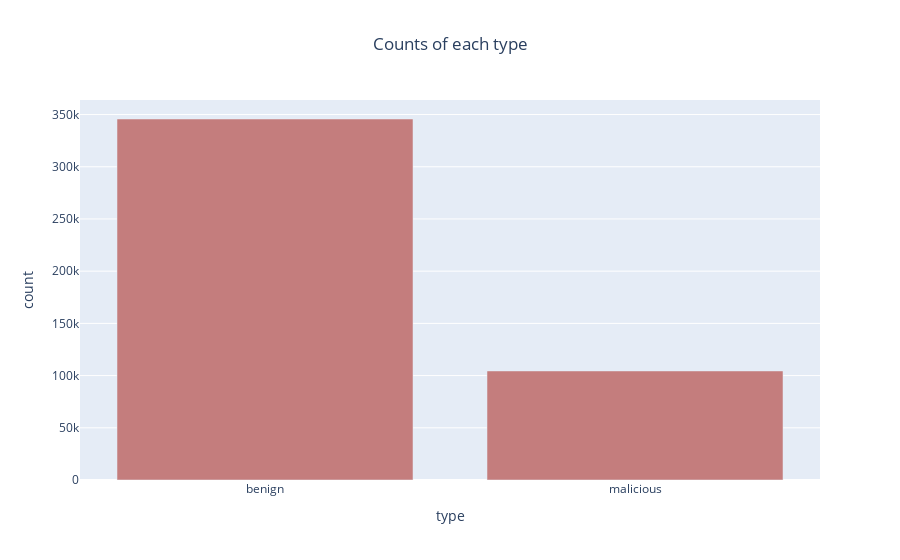

Notebook code cell kept with this figure:
### Code cell
fig = px.bar(data_frame=countTypes, x='type',y='count',title='Counts of each type').update_layout(title_x=0.5)
fig.update_traces(marker_color=['#c47d7d','#c47d7d'])
fig.show()

### Figure 1 — Plotly figure (JSON) as saved in the notebook; plotly's stock layout.template omitted (floating-point values rounded to 4 significant figures)
{"data": [{"alignmentgroup": "True", "hovertemplate": "type=%{x}<br>count=%{y}<extra></extra>", "legendgroup": "", "marker": {"color": ["#c47d7d", "#c47d7d"], "pattern": {"shape": ""}}, "name": "", "offsetgroup": "", "orientation": "v", "showlegend": false, "textposition": "auto", "type": "bar", "x": ["benign", "malicious"], "xaxis": "x", "y": [345738, 104438], "yaxis": "y"}], "layout": {"barmode": "relative", "legend": {"tracegroupgap": 0}, "title": {"text": "Counts of each type", "x": 0.5}, "xaxis": {"anchor": "y", "domain": [0, 1], "title": {"text": "type"}}, "yaxis": {"anchor": "x", "domain": [0, 1], "title": {"text": "count"}}}}
